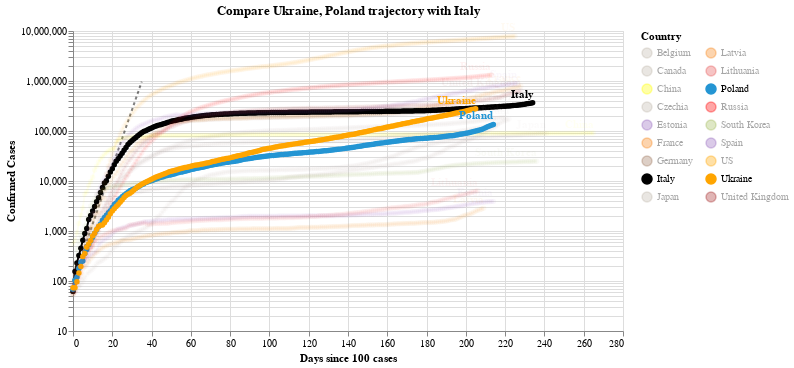

The cell this chart's notebook holds for it:
### Code cell
#hide_input
chart2 = make_since_chart(dff2, ['Ukraine', 'Poland'], baseline_countries)
chart2

### Figure 1 — Vega-Lite specification as saved in the notebook (floating-point values rounded to 4 significant figures; data arrays with more than 128 entries replaced by an {"elided": "..."} marker saying what was removed)
{"config": {"view": {"continuousWidth": 400, "continuousHeight": 300}}, "layer": [{"data": {"name": "data-628230001892d6798b50651be41d1b3e"}, "mark": {"type": "line", "color": "black", "opacity": 0.5, "strokeDash": [3, 3]}, "encoding": {"x": {"type": "quantitative", "field": "Days since 100 cases"}, "y": {"type": "quantitative", "field": "Confirmed Cases"}}}, {"data": {"name": "data-4ac24269073da6e2f9a4af4cd94fe83f"}, "mark": {"type": "line", "point": true}, "encoding": {"color": {"type": "nominal", "field": "Country", "legend": {"columns": 2}, "scale": {"domain": ["Belgium", "Canada", "China", "Czechia", "Estonia", "France", "Germany", "Italy", "Japan", "Latvia", "Lithuania", "Poland", "Russia", "South Korea", "Spain", "US", "Ukraine", "United Kingdom"], "range": ["#C1B7AD", "#C1B7AD", "yellow", "#C1B7AD", "#9467bd", "#F58518", "#9D755D", "black", "#C1B7AD", "#F58518", "#E45756", "#2495D3", "red", "#A1BA59", "#9467bd", "orange", "orange", "brown"]}}, "opacity": {"condition": {"value": 1, "selection": "selector003"}, "value": 0.05}, "tooltip": [{"type": "nominal", "field": "Country"}, {"type": "temporal", "field": "Date"}, {"type": "quantitative", "field": "Confirmed Cases"}, {"type": "quantitative", "field": "Days since 100 cases"}], "x": {"type": "quantitative", "field": "Days since 100 cases"}, "y": {"type": "quantitative", "field": "Confirmed Cases", "scale": {"type": "log"}}}, "selection": {"selector003": {"type": "multi", "fields": ["Country"], "bind": "legend", "init": [{"Country": "Ukraine"}, {"Country": "Poland"}, {"Country": "Italy"}]}}, "width": 550}, {"data": {"name": "data-4ac24269073da6e2f9a4af4cd94fe83f"}, "mark": {"type": "text", "align": "right", "dy": -8, "fontWeight": "bold"}, "encoding": {"color": {"type": "nominal", "field": "Country", "legend": {"columns": 2}, "scale": {"domain": ["Belgium", "Canada", "China", "Czechia", "Estonia", "France", "Germany", "Italy", "Japan", "Latvia", "Lithuania", "Poland", "Russia", "South Korea", "Spain", "US", "Ukraine", "United Kingdom"], "range": ["#C1B7AD", "#C1B7AD", "yellow", "#C1B7AD", "#9467bd", "#F58518", "#9D755D", "black", "#C1B7AD", "#F58518", "#E45756", "#2495D3", "red", "#A1BA59", "#9467bd", "orange", "orange", "brown"]}}, "opacity": {"condition": {"value": 1, "selection": "selector003"}, "value": 0.05}, "text": {"type": "nominal", "field": "Country"}, "tooltip": [{"type": "nominal", "field": "Country"}, {"type": "temporal", "field": "Date"}, {"type": "quantitative", "field": "Confirmed Cases"}, {"type": "quantitative", "field": "Days since 100 cases"}], "x": {"type": "quantitative", "field": "Days since 100 cases"}, "y": {"type": "quantitative", "field": "Confirmed Cases", "scale": {"type": "log"}}}, "transform": [{"filter": "(datum['Date'] >= 1602547200000)"}], "width": 550}], "title": "Compare Ukraine, Poland trajectory with Italy", "$schema": "https://vega.github.io/schema/vega-lite/v4.0.2.json", "datasets": {"data-628230001892d6798b50651be41d1b3e": [{"Days since 100 cases": 0, "Confirmed Cases": 100.0}, {"Days since 100 cases": 1, "Confirmed Cases": 130.0}, {"Days since 100 cases": 2, "Confirmed Cases": 169.0}, {"Days since 100 cases": 3, "Confirmed Cases": 219.7}, {"Days since 100 cases": 4, "Confirmed Cases": 285.6}, {"Days since 100 cases": 5, "Confirmed Cases": 371.3}, {"Days since 100 cases": 6, "Confirmed Cases": 482.7}, {"Days since 100 cases": 7, "Confirmed Cases": 627.5}, {"Days since 100 cases": 8, "Confirmed Cases": 815.7}, {"Days since 100 cases": 9, "Confirmed Cases": 1060.0}, {"Days since 100 cases": 10, "Confirmed Cases": 1379.0}, {"Days since 100 cases": 11, "Confirmed Cases": 1792.0}, {"Days since 100 cases": 12, "Confirmed Cases": 2330.0}, {"Days since 100 cases": 13, "Confirmed Cases": 3029.0}, {"Days since 100 cases": 14, "Confirmed Cases": 3937.0}, {"Days since 100 cases": 15, "Confirmed Cases": 5119.0}, {"Days since 100 cases": 16, "Confirmed Cases": 6654.0}, {"Days since 100 cases": 17, "Confirmed Cases": 8650.0}, {"Days since 100 cases": 18, "Confirmed Cases": 11250.0}, {"Days since 100 cases": 19, "Confirmed Cases": 14620.0}, {"Days since 100 cases": 20, "Confirmed Cases": 19000.0}, {"Days since 100 cases": 21, "Confirmed Cases": 24710.0}, {"Days since 100 cases": 22, "Confirmed Cases": 32120.0}, {"Days since 100 cases": 23, "Confirmed Cases": 41750.0}, {"Days since 100 cases": 24, "Confirmed Cases": 54280.0}, {"Days since 100 cases": 25, "Confirmed Cases": 70560.0}, {"Days since 100 cases": 26, "Confirmed Cases": 91730.0}, {"Days since 100 cases": 27, "Confirmed Cases": 119300.0}, {"Days since 100 cases": 28, "Confirmed Cases": 155000.0}, {"Days since 100 cases": 29, "Confirmed Cases": 201500.0}, {"Days since 100 cases": 30, "Confirmed Cases": 262000.0}, {"Days since 100 cases": 31, "Confirmed Cases": 340600.0}, {"Days since 100 cases": 32, "Confirmed Cases": 442800.0}, {"Days since 100 cases": 33, "Confirmed Cases": 575600.0}, {"Days since 100 cases": 34, "Confirmed Cases": 748300.0}, {"Days since 100 cases": 35, "Confirmed Cases": 972800.0}], "data-4ac24269073da6e2f9a4af4cd94fe83f": {"elided": "4047 records"}}}
